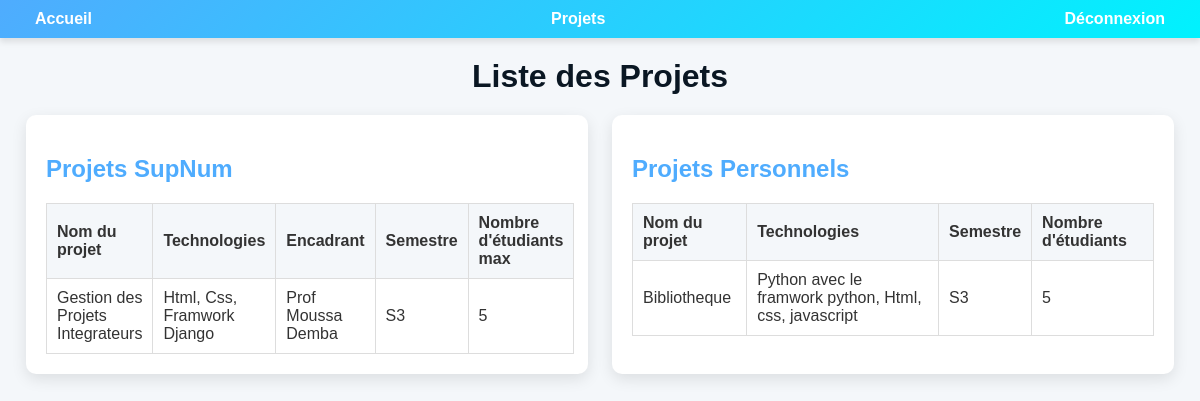
/projects/, run on the app's committed database.
### projects/models.py (models this page shows, shortened)
class SupNumProject(models.Model):
    name = models.CharField(max_length=255)
    technologies = models.TextField()
    supervisor = models.CharField(max_length=255)
    semester = models.CharField(max_length=50)
    max_students = models.IntegerField()

class PersonalProject(models.Model):
    name = models.CharField(max_length=255)
    technologies = models.TextField()
    semester = models.CharField(max_length=50)
    students_count = models.IntegerField()

### projects/views.py (the view)
# urls.py: path('projects/', views.project_list, name='project_list'),
@never_cache
def project_list(request):
    supnum_projects = SupNumProject.objects.all()
    personal_projects = PersonalProject.objects.all()
    if 'supnum' in request.path:
        return render(request, 'supnum_projects.html', {'supnum_projects': supnum_projects})
    elif 'personal' in request.path:
        return render(request, 'personal_projects.html', {'personal_projects': personal_projects})
    return render(request, 'project_list.html', {
        'supnum_projects': supnum_projects,
        'personal_projects': personal_projects
    })

### projects/templates/project_list.html (shortened to what this page needs)
<!DOCTYPE html>
<html lang="fr">
<head>
</head>
<body>
    {% extends "base.html" %}
    {% block content %}
        <h1>Liste des Projets</h1>
        <div class="project-list">
            <div class="project-section">
                <h2>Projets SupNum</h2>
                <table class="project-table">
                    <thead>
                        <tr>
                            <th>Nom du projet</th>
                            <th>Technologies</th>
                            <th>Encadrant</th>
                            <th>Semestre</th>
                            <th>Nombre d'étudiants max</th>
                        </tr>
                    </thead>
                    <tbody>
                        {% for project in supnum_projects %}
                            <tr>
                                <td>{{ project.name }}</td>
                                <td>{{ project.technologies }}</td>
                                <td>{{ project.supervisor }}</td>
                                <td>{{ project.semester }}</td>
                                <td>{{ project.max_students }}</td>
                            </tr>
                        {% empty %}
                            <tr>
                                <td colspan="5">Aucun projet SupNum disponible.</td>
                            </tr>
                        {% endfor %}
                    </tbody>
                </table>
            </div>
    <br><br>
            <div class="project-section">
                <h2>Projets Personnels</h2>
                <table class="project-table">
                    <thead>
                        <tr>
                            <th>Nom du projet</th>
                            <th>Technologies</th>
                            <th>Semestre</th>
                            <th>Nombre d'étudiants</th>
                        </tr>
                    </thead>
                    <tbody>
                        {% for project in personal_projects %}
                            <tr>
                                <td>{{ project.name }}</td>
                                <td>{{ project.technologies }}</td>
                                <td>{{ project.semester }}</td>
                                <td>{{ project.students_count }}</td>
                            </tr>
                        {% empty %}
                            <tr>
                                <td colspan="4">Aucun projet Personnel disponible.</td>
                            </tr>
                        {% endfor %}
                    </tbody>
                </table>
            </div>
        </div>
    {% endblock %}

### projects/templates/base.html (shortened to what this page needs)
<!DOCTYPE html>
<html lang="fr">
<head>
</head>
<body>
    <nav>
        <a href="{% url 'home' %}">Accueil</a>
        <div class="dropdown">
            <a href="{% url 'project_list' %}">Projets</a>
        </div>
        <a href="{% url 'login' %}">Déconnexion</a>
    </nav>
    {% block content %}{% endblock %}
</body>
</html>

### projects/templates/project_list.html (style rules this page uses)
body { font-family: Arial, sans-serif; margin: 0; padding: 0; background: #f4f7fa; color: #333; }
h1 { text-align: center; color: #4facfe; margin: 20px 0; }
.project-list { display: flex; justify-content: space-around; margin: 20px; }
.project-section { background: #fff; padding: 20px; border-radius: 10px; box-shadow: 0 5px 15px rgba(0, 0, 0, 0.1); width: 45%; }
.project-section h2 { color: #4facfe; margin-bottom: 15px; }
h1 { text-align: center; color: #0a1723; margin: 20px 0; }
.project-list { margin: 20px; }
.project-section { background: #fff; padding: 20px; border-radius: 10px; box-shadow: 0 5px 15px rgba(0, 0, 0, 0.1); margin-bottom: 30px; }
.project-table { width: 100%; border-collapse: collapse; margin-top: 20px; }
.project-table th, .project-table td { padding: 10px; text-align: left; border: 1px solid #ddd; }
.project-table th { background-color: #f4f7fa; }

### projects/templates/base.html (style rules this page uses)
body { font-family: Arial, sans-serif; margin: 0; padding: 0; color: #333; }
nav { display: flex; align-items: center; justify-content: space-between; background: linear-gradient(135deg, #4facfe, #00f2fe); padding: 10px 20px; box-shadow: 0 4px 6px rgba(0, 0, 0, 0.1); }
nav a { text-decoration: none; color: white; font-size: 16px; margin: 0 15px; font-weight: bold; transition: color 0.3s ease, transform 0.2s ease; }
.dropdown { position: relative; }
.dropdown a { cursor: pointer; }

### data on the page
SupNumProject: name "Gestion des Projets Integrateurs", technologies "Html, Css, Framwork Django", supervisor "Prof Moussa Demba", semester "S3", max_students "5"
PersonalProject: name "Bibliotheque", technologies "Python avec le framwork python, Html, css, javascript", semester "S3", students_count "5"
